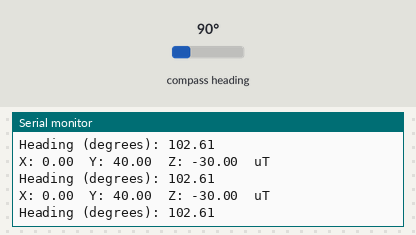
A sketch run on a simulated Arduino Uno, built with avr-gcc and run on an emulated ATmega328P. On the bench: the last lines printed to the serial monitor. The test bench sets the inputs (shaded band); at power-on: compass heading 90°.

Above: at 1.7 s.
1.8 s: compass heading set to 7°
At 2.34 s:
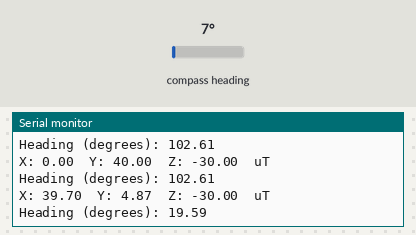
3.3 s: compass heading set to 180°
At 3.34 s:
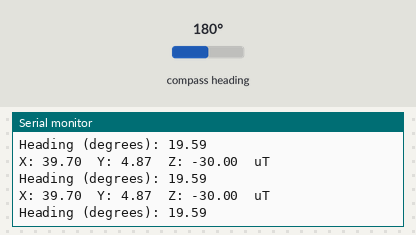
Timing chart, 0 to 6.3 s (numbered marks = the images above; inputs shaded):
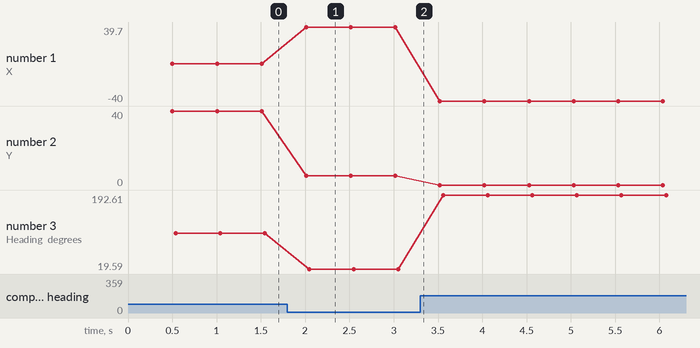

Measured:
- after the input at 1.8 s, the serial monitor: prints a new line after 0.21 s (image 1)
- plotted number 1: 0 → 39.7 after the input at 1.8 s, 39.7 → -40 after the input at 3.3 s
- plotted number 2: 40 → 4.87 after the input at 1.8 s
- plotted number 3: 102.61 → 19.59 after the input at 1.8 s, 19.59 → 192.61 after the input at 3.3 s

The sketch:

compass.ino
```cpp
#include <Wire.h>
#include <Adafruit_Sensor.h>
#include <Adafruit_HMC5883_U.h>

Adafruit_HMC5883_Unified mag = Adafruit_HMC5883_Unified(12345);

void displaySensorDetails(void)
{
  sensor_t sensor;
  mag.getSensor(&sensor);
  delay(500);
}

void setup(void)
{
  Serial.begin(9600);
  Serial.println("HMC5883 Magnetometer Test"); Serial.println("");

  if(!mag.begin())
  {
    Serial.println("Ooops, no HMC5883 detected ... Check your wiring!");
    while(1);
  }

  displaySensorDetails();
}

void loop(void)
{
  sensors_event_t event;
  mag.getEvent(&event);

  Serial.print("X: "); Serial.print(event.magnetic.x); Serial.print("  ");
  Serial.print("Y: "); Serial.print(event.magnetic.y); Serial.print("  ");
  Serial.print("Z: "); Serial.print(event.magnetic.z); Serial.print("  ");Serial.println("uT");

  float heading = atan2(event.magnetic.y, event.magnetic.x);

  // Once you have your heading, you must then add your 'Declination Angle', which is the 'Error' of the magnetic field in your location.
  // Find yours here: http://www.magnetic-declination.com/
  // Mine is: -13* 2' W, which is ~13 Degrees, or (which we need) 0.22 radians
  // If you cannot find your Declination, comment out these two lines, your compass will be slightly off.
  float declinationAngle = 0.22;
  heading += declinationAngle;

  // Correct for when signs are reversed.
  if(heading < 0)
    heading += 2*PI;

  // Check for wrap due to addition of declination.
  if(heading > 2*PI)
    heading -= 2*PI;

  // Convert radians to degrees for readability.
  float headingDegrees = heading * 180/M_PI;

  Serial.print("Heading (degrees): "); Serial.println(headingDegrees);

  delay(500);
}
```
